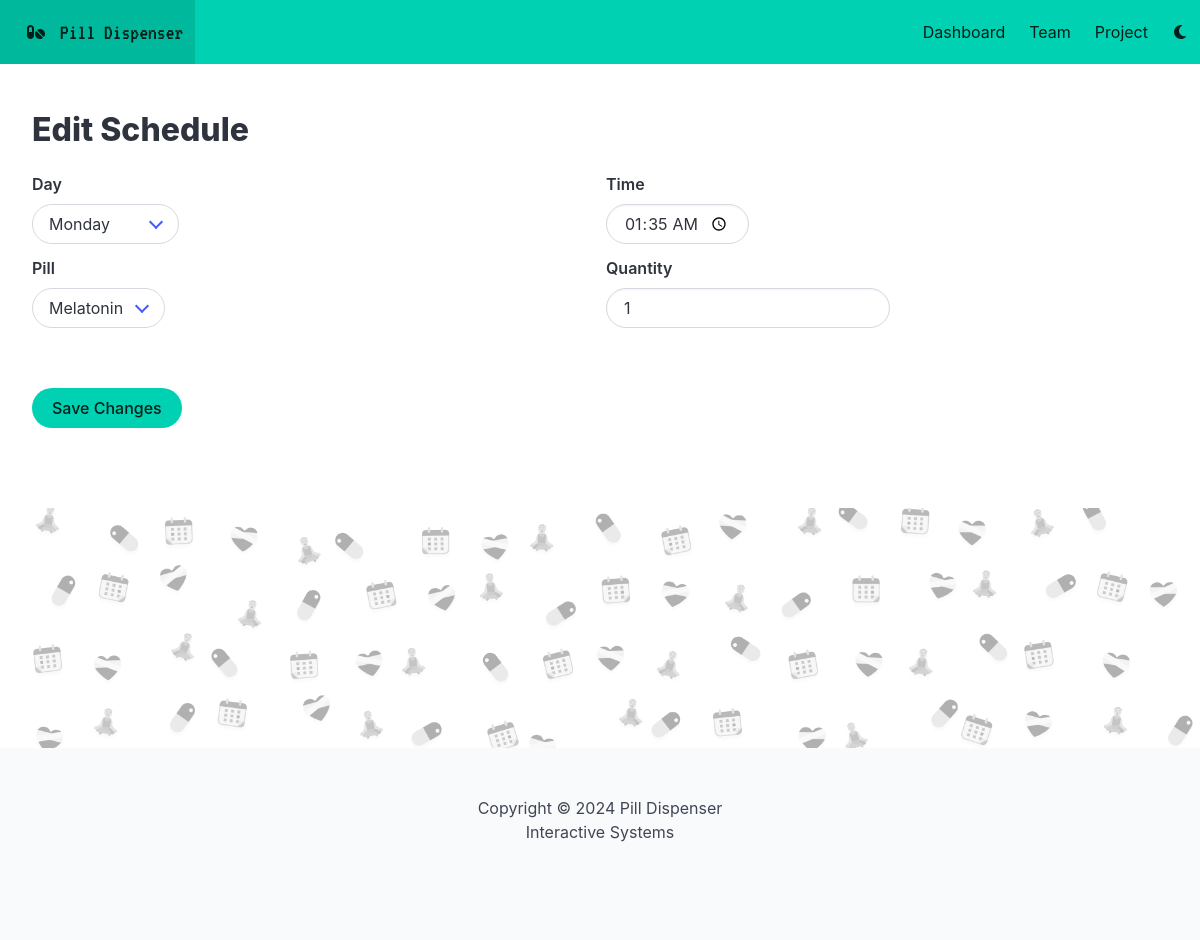
/edit_schedule/1, run on an earlier commit of the app's database.
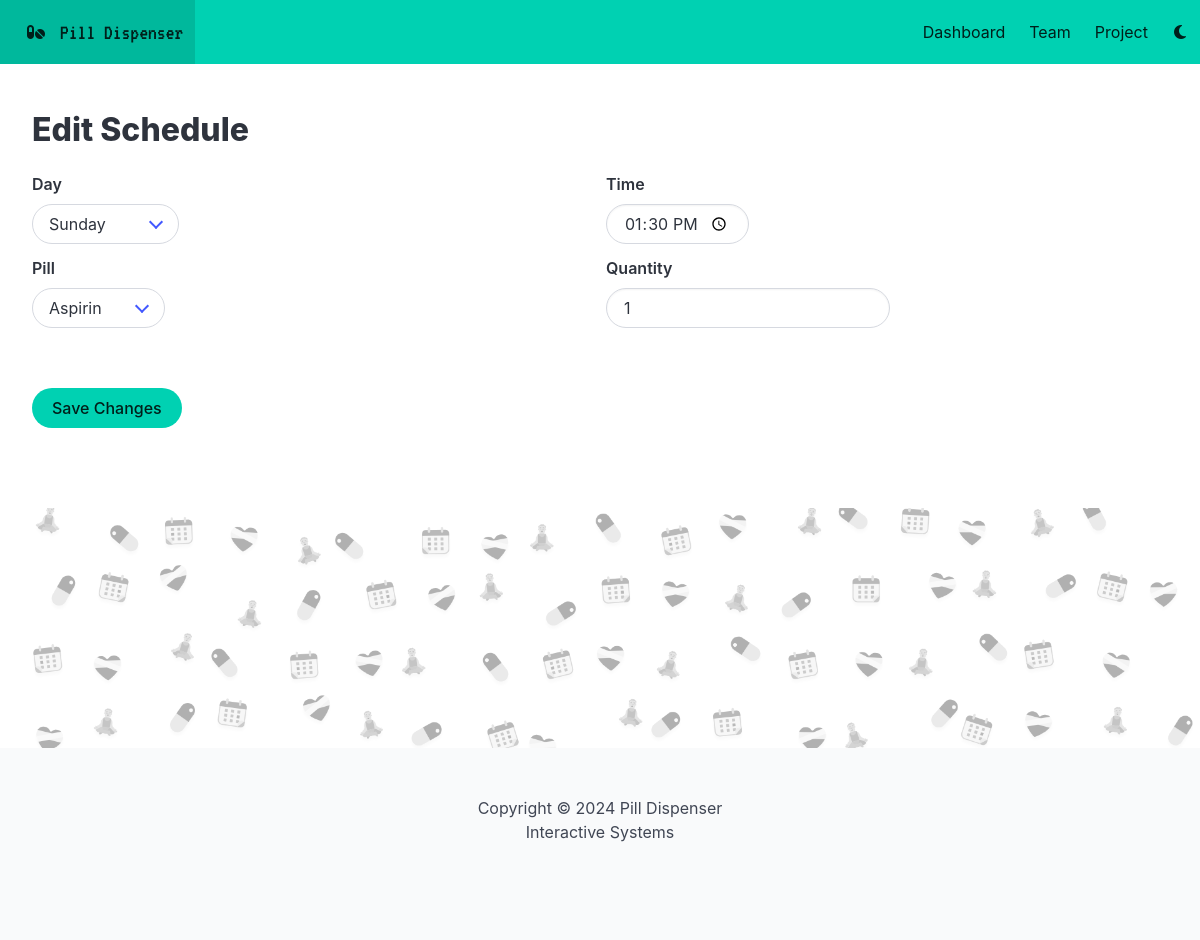
And on a later commit of the database.
### app.py (models this page shows)
class Schedule(db.Model):
    id = db.Column(db.Integer, primary_key=True)
    day = db.Column(db.String(10), nullable=False)
    time = db.Column(db.String(5), nullable=False)
    quantity = db.Column(db.Integer, nullable=False, default=1)
    pill_id = db.Column(db.Integer, db.ForeignKey('pill.id'), nullable=False)
    logs = db.relationship('Log', backref='schedule', lazy=True)

class Pill(db.Model):
    id = db.Column(db.Integer, primary_key=True)
    name = db.Column(db.String(100), nullable=False)
    dosage = db.Column(db.String(20), nullable=False)
    tank = db.Column(db.String(1), nullable=False, default='a')
    schedules = db.relationship('Schedule', backref='pill', lazy=True)

### app.py (the view, shortened to what this page needs)
@app.route('/edit_schedule/<int:schedule_id>', methods=['GET', 'POST'])
def edit_schedule(schedule_id):
    schedule = Schedule.query.get_or_404(schedule_id)
    pills = Pill.query.all()
    return render_template('edit_schedule.html', schedule=schedule, pills=pills)

### templates/edit_schedule.html (shortened to what this page needs)
{% extends 'base.html' %}
{% block body %}
<section class="mt-6">
    <h1 class="title">Edit Schedule</h1>
    <form action="/edit_schedule/{{ schedule.id }}" method="POST">
        <div class="fixed-grid">
            <div class="grid">
                <div class="cell">
                    <div class="field">
                        <label for="day" class="label">Day</label>
                        <div class="select is-rounded">
                            <select id="day" name="day" required>
                                <option value="Monday" {% if schedule.day == 'Monday' %} selected {% endif %}>Monday</option>
                                <option value="Sunday" {% if schedule.day == 'Sunday' %} selected {% endif %}>Sunday</option>
                            </select>
                        </div>
                    </div>
                </div>
                <div class="cell">
                    <div class="field">
                        <label for="time" class="label">Time</label>
                        <input class="input is-rounded" style="width: max-content;" type="time" id="time" name="time" value="{{ schedule.time }}">
                    </div>
                </div>
                <div class="cell">
                    <div class="field">
                        <label for="pill" class="label">Pill</label>
                        <div class="select is-rounded">
                            <select id="pill" name="pill_id" required>
                                {% for pill in pills %}
                                    <option value="{{ pill.id }}" {% if pill.id == schedule.pill_id %} selected {% endif %}>{{ pill.name }}</option>
                                {% endfor %}
                            </select>
                        </div>
                    </div>
                </div>
                <div class="cell">
                    <div class="field">
                        <label for="quantity" class="label">Quantity</label>
                        <input class="input is-rounded" style="width: max-content;" type="number" id="quantity" name="quantity" min="1" value="{{ schedule.quantity }}" required><br><br>
                    </div>
                </div>
            </div>
        </div>
        <button type="submit" class="button is-primary is-rounded mt-3">Save Changes</button>
    </form>
</section>
{% endblock %}

### templates/base.html (shortened to what this page needs)
<!DOCTYPE html>
<html data-theme="light">
<head>
	<link rel="stylesheet" href="{{ url_for('static', filename='css/main.css') }}">
	<link
		rel="stylesheet"
		href="{{ url_for('static', filename='css/bulma.min.css') }}"
	>
	<link
		rel="stylesheet"
		href="{{ url_for('static', filename='css/fontawesome.min.css') }}"
	>
	<link
		rel="stylesheet"
		href="{{ url_for('static', filename='css/solid.min.css') }}"
	>
	<link
		rel="stylesheet"
		href="{{ url_for('static', filename='css/brands.min.css') }}"
	>
</head>
<body>
	<nav class="navbar is-primary" role="navigation" aria-label="main navigation">
		<div class="navbar-brand">
			<a class="navbar-item" href="/">
				<span class="icon is-large">
					<i class="fa-solid fa-pills"></i>
				</span>
				<span class="logo-title">Pill Dispenser</span>
			</a>
		</div>
		<div id="navbarBasicExample" class="navbar-menu">
			<div class="navbar-end">
				<a class="navbar-item" href="/">
					Dashboard
				</a>
				<a class="navbar-item" href="/team">
					Team
				</a>
				<a class="navbar-item" href="/project">
					Project
				</a>
				<a class="navbar-item" onclick="toggleTheme()">
					<span class="icon">
						<i class="fa-solid" id="theme-icon"></i>
					</span>
				</a>
			</div>
		</div>
	</nav>
	<main id="container" class="container is-fluid">
	{% block body %}
	{% endblock %}
	</main>
	<div class="cover"></div>
	<footer class="footer">
		<div class="content has-text-centered">
			<p>
				Copyright © 2024 Pill Dispenser
				<br>
				Interactive Systems
			</p>
		</div>
	</footer>
</body>
</html>

### static/css/main.css (style rules this page uses)
* { -webkit-box-sizing: border-box; -moz-box-sizing: border-box; box-sizing: border-box; }
.logo-title { font-family: 'VT323-Regular', sans-serif; font-size: 22px; }
.cover { margin-top: 80px; filter: grayscale(100%); opacity: 0.5; background: url('../images/cover.png') repeat center center; background-size: cover; height: 30vh; }

What changed in the data, as far as the page shows it:
changed Schedule: day "Monday" → "Sunday"; time "01:35" → "13:30"; pill_id "Melatonin" → "Aspirin"
